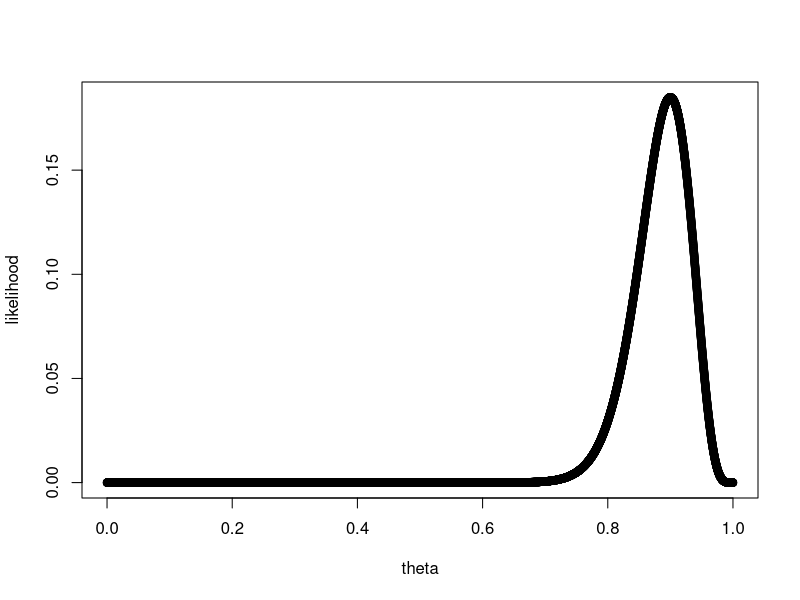
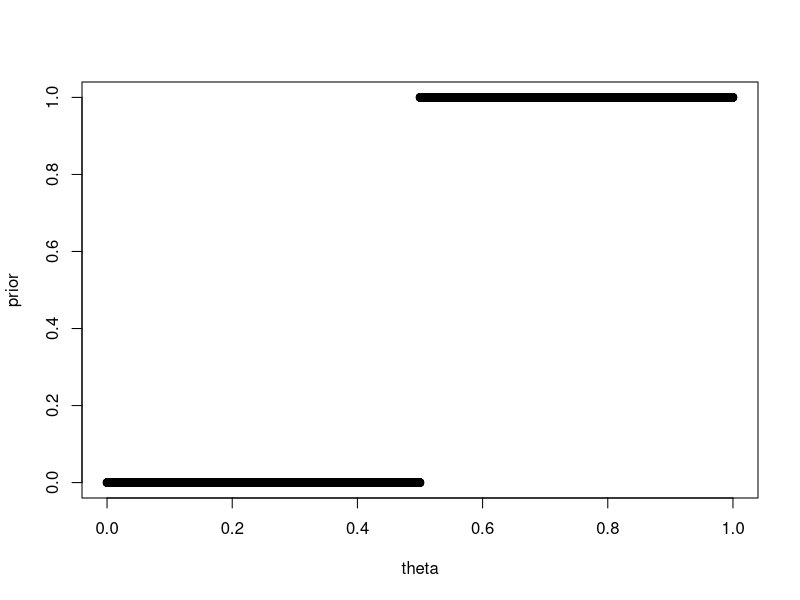
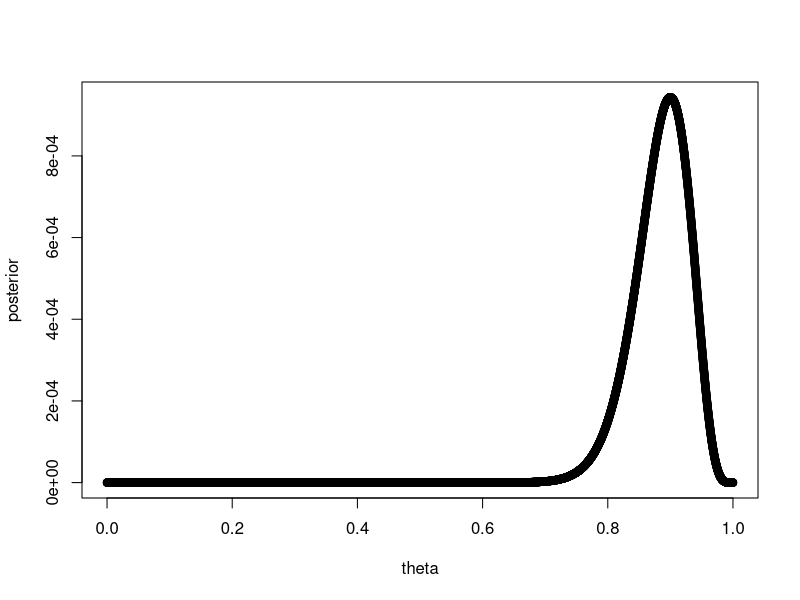
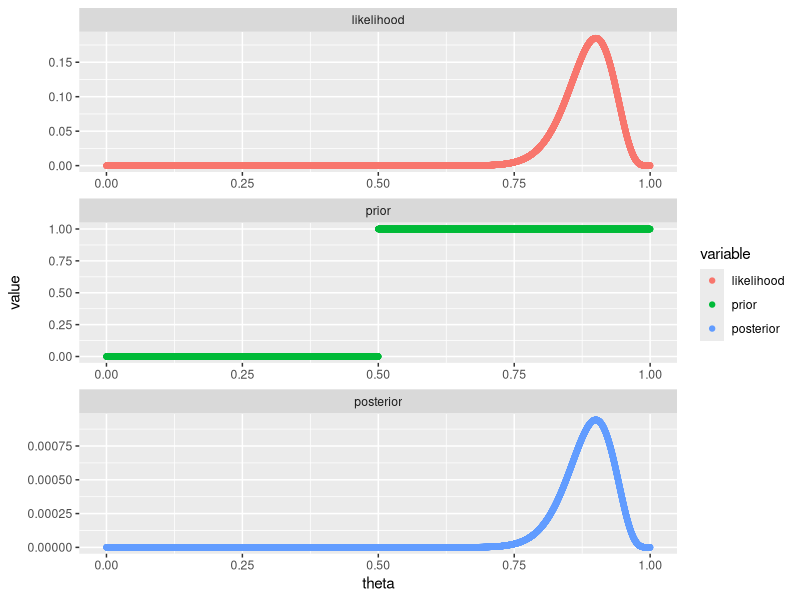
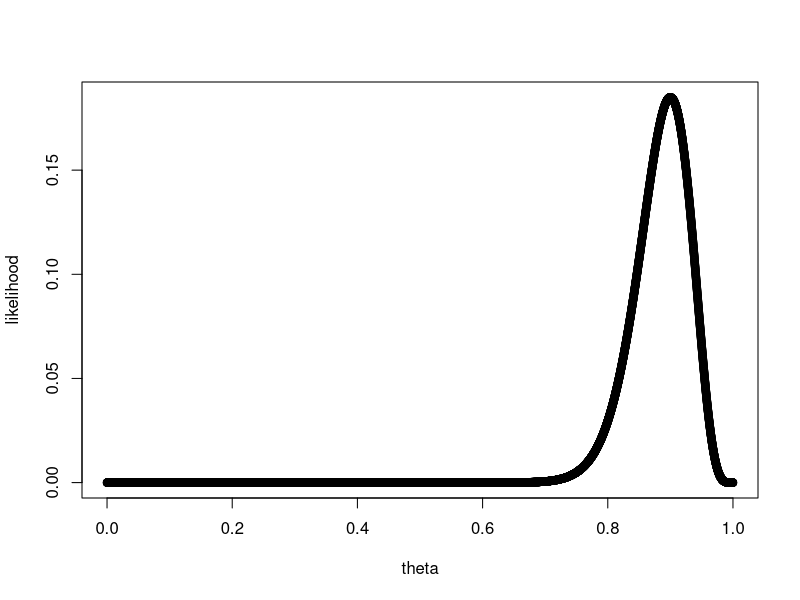
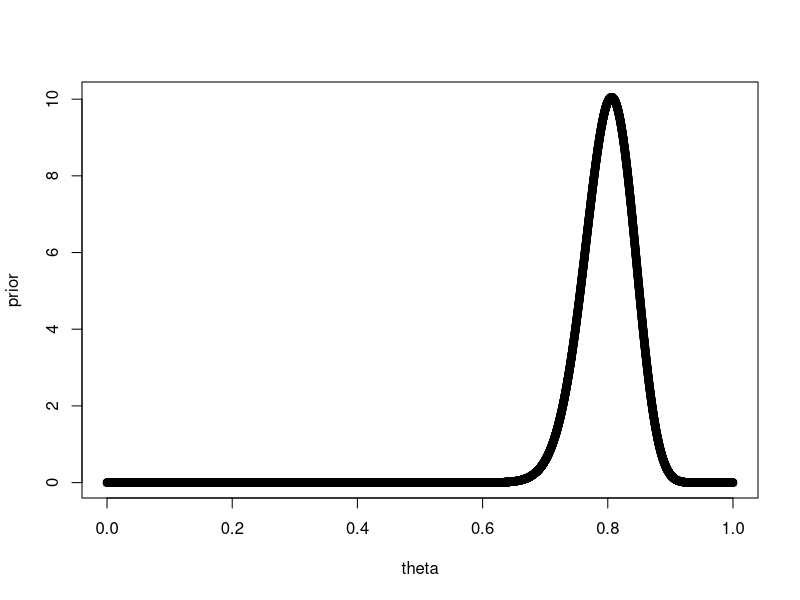
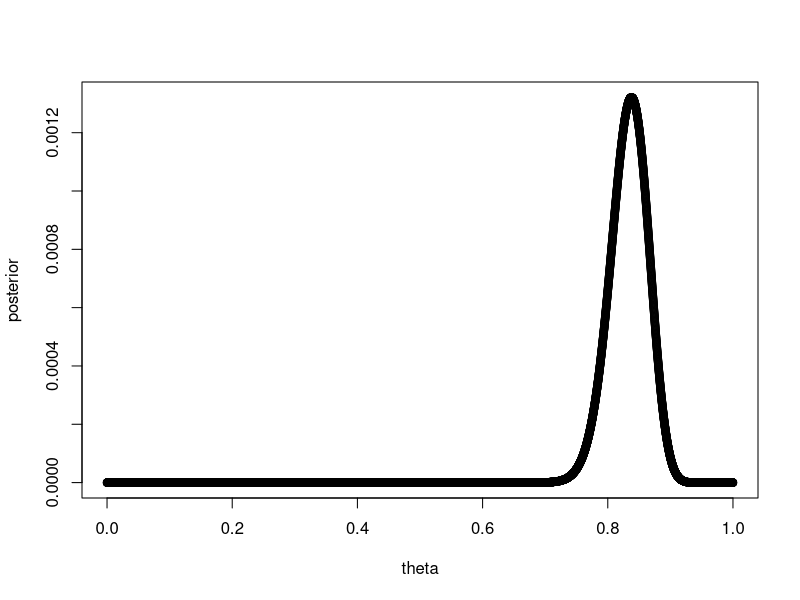
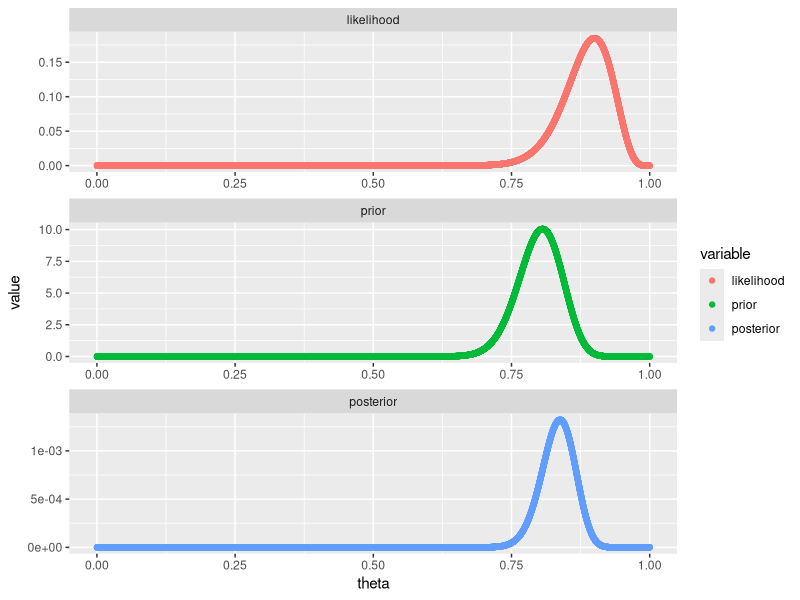

These charts were generated, in order, by the following R code:
# Data
x <- 45
n <- 50

# Assumptions
# The likelihood assumption: x ~ Binomial(theta) where theta is probability of success
# Hence, L(theta|x) = nCx theta^(x) (1-theta)^(n-x) = dbinom(x,n,theta)
# The prior assumption: p(theta) = 1 if theta > 0.5 else p(theta) = 0

# Choosing 10000 values of theta between 0 and 1
theta <- seq(from=0,to=1,length=10000)

# Computing likelihood for each value
likelihood <- dbinom(x=45,size=50,prob = theta)
plot(theta,likelihood)

# Computing prior for each value
prior <- ifelse(theta<0.5,0,1)
plot(theta,prior)

# Computing approx. marginal likelihood as SUM(prior*likelihood)
ML <- sum(likelihood*prior)

# Calculate posterior density corresponding to each value of theta
posterior <- (likelihood*prior)/ML
plot(theta,posterior)

# Draw likelihood, prior and posterior above each other
dat <- data.frame(theta=theta,likelihood=likelihood,
                  prior=prior,posterior=posterior)
library(reshape2)
dat.m <- melt(dat,id=("theta"))
library(ggplot2)
ggplot(dat.m,aes(x=theta,y=value,group=variable,color=variable))+
  geom_point()+facet_wrap(~variable,scales="free",nrow=3)

##################################
# Highly informative prior

# Data
x <- 45
n <- 50

# Assumptions
# The likelihood assumption: x ~ Binomial(theta) where theta is probability of success
# Hence, L(theta|x) = nCx theta^(x) (1-theta)^(n-x) = dbinom(x,n,theta)
# The prior assumption: theta ~ Beta(80,20)

# Choosing 10000 values of theta between 0 and 1
theta <- seq(from=0,to=1,length=10000)

# Computing likelihood for each value
likelihood <- dbinom(x=45,size=50,prob = theta)
plot(theta,likelihood)

# Computing prior for each value
prior <- dbeta(theta,80,20)
plot(theta,prior)

# Computing approx. marginal likelihood as SUM(prior*likelihood)
ML <- sum(likelihood*prior)

# Calculate posterior density corresponding to each value of theta
posterior <- (likelihood*prior)/ML
plot(theta,posterior)

# Draw likelihood, prior and posterior above each other
dat <- data.frame(theta=theta,likelihood=likelihood,
                  prior=prior,posterior=posterior)
library(reshape2)
dat.m <- melt(dat,id=("theta"))
library(ggplot2)
ggplot(dat.m,aes(x=theta,y=value,group=variable,color=variable))+
  geom_point()+facet_wrap(~variable,scales="free",nrow=3)

##################################





###########################
# Data: 350, 300, 200
# Likelihood assumption:
# x_ì ~ Normal(mu,sigma)
# Prior assumptions:
# sigma=40
# mu ~ Normal(350,25)

# Choose a lot of equidistant values of mu
mu <- seq(from=0,to=500,length=10000)
sigma <- 40               
x <- rnorm(100,220,40)    # data

# We need to calculate likelihood corresponding
# to each value of mu

# Creating an empty likelihood vector
Likelihood <- rep(NA,10000)

# Calculate the joint likelihood of observing 
# c(350,300,200) from a particular value of mu
for(i in 1:length(mu)){
  Likelihood[i] <- prod(dnorm(x=x,mean=mu[i],sd=sigma))
}
Likelihood 

plot(mu,Likelihood)

# Calculate prior densities correspoding to each mu
prior <- dnorm(mu,mean=350,sd=25)
plot(mu,prior)


unormalized_posterior <- Likelihood*prior
plot(mu,unormalized_posterior)

ML <- sum(Likelihood*prior)
posterior <- unormalized_posterior/ML
plot(mu,posterior)



# Plot all of them together
df.post <- data.frame(mu=mu,Prior=prior,
                      Likelihood=Likelihood,
                      Posterior=posterior)

head(df.post)

library(reshape2)
df.post.m <- melt(df.post,id=c("mu"))
head(df.post.m)

library(ggplot2)
ggplot(df.post.m,aes(x=mu,y=value,group=variable))+
  geom_point()+geom_line()+
  theme_bw()+
  facet_wrap(~variable,scales = "free_y",nrow = 3)

ggplot(df.post.m,aes(x=mu,y=value,group=variable))+
  geom_point()+geom_line()+
  theme_bw()+
  facet_wrap(~variable,scales = "free_y",nrow = 3)+
  scale_x_continuous(limits = c(100,500))


